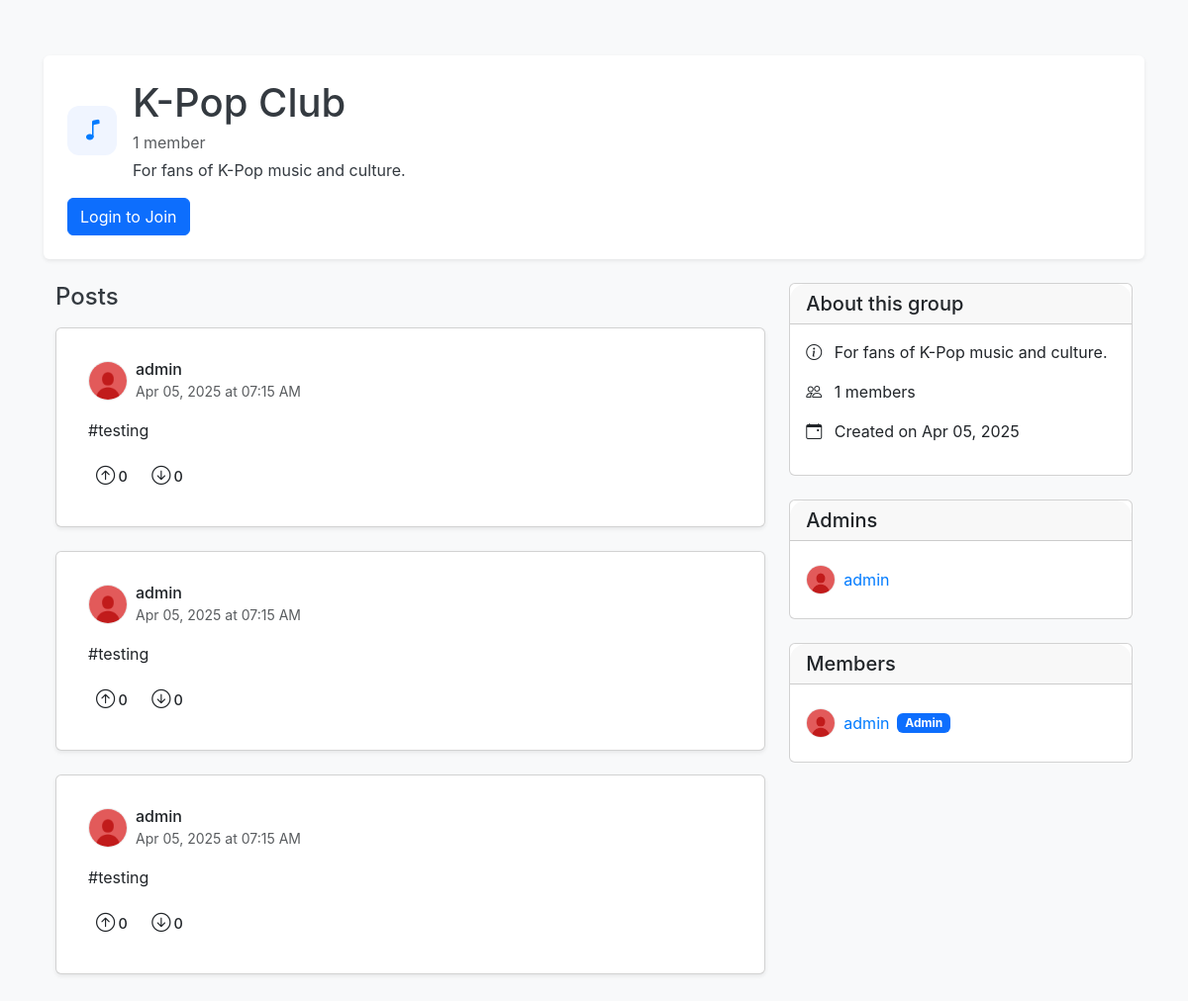
The app's page /groups/2d4a59db-3d94-4067-9167-8c7bf621c066 with its own data.
### app.py (models this page shows, shortened)
class Group(db.Model):
    id = db.Column(db.String(36), primary_key=True, default=lambda: str(uuid.uuid4()))
    name = db.Column(db.String(100), nullable=False)
    description = db.Column(db.Text, nullable=True)
    icon = db.Column(db.String(50), nullable=False, default='people')
    created_at = db.Column(db.DateTime, default=get_est_time)
    created_by = db.Column(db.String(36), db.ForeignKey('user.id'), nullable=False)
    posts = db.relationship('GroupPost', backref='group', lazy=True)
    @property
    def members_count(self):
        return self.members.count()

class GroupPost(db.Model):
    id = db.Column(db.String(36), primary_key=True, default=lambda: str(uuid.uuid4()))
    content = db.Column(db.Text, nullable=False)
    image_url = db.Column(db.String(500), nullable=True)
    created_at = db.Column(db.DateTime, default=get_est_time)
    user_id = db.Column(db.String(36), db.ForeignKey('user.id'), nullable=False)
    group_id = db.Column(db.String(36), db.ForeignKey('group.id'), nullable=False)
    upvotes = db.Column(db.Integer, default=0)
    downvotes = db.Column(db.Integer, default=0)

class User(db.Model, UserMixin):
    id = db.Column(db.String(36), primary_key=True, default=lambda: str(uuid.uuid4()))
    username = db.Column(db.String(80), unique=True, nullable=False)
    email = db.Column(db.String(120), unique=True, nullable=False)
    password = db.Column(db.String(200), nullable=False)
    avatar_url = db.Column(db.String(500), nullable=True, default='/static/default_avatar.jpg')
    bio = db.Column(db.Text, nullable=True)
    created_at = db.Column(db.DateTime, default=get_est_time)
    posts = db.relationship('Post', backref='user', lazy=True)
    group_posts = db.relationship('GroupPost', backref='user', lazy=True)
    groups = db.relationship('Group', secondary=group_members, backref=db.backref('members', lazy='dynamic'))

### tables this page shows
CREATE TABLE group_members (
	user_id VARCHAR(36) NOT NULL, 
	group_id VARCHAR(36) NOT NULL, 
	is_admin BOOLEAN, 
	joined_at DATETIME, 
	PRIMARY KEY (user_id, group_id), 
	FOREIGN KEY(user_id) REFERENCES user (id), 
	FOREIGN KEY(group_id) REFERENCES "group" (id)
);

### routes.py (the view)
@app.route('/groups/<group_id>')
def group_detail(group_id):
    group = Group.query.get_or_404(group_id)
    members_data = db.session.query(User, group_members.c.is_admin) \
        .join(group_members, User.id == group_members.c.user_id) \
        .filter(group_members.c.group_id == group_id) \
        .all()
    members = [
        {
            'id': user.id,
            'username': user.username,
            'avatar_url': user.avatar_url,
            'is_admin': is_admin
        }
        for user, is_admin in members_data
    ]
    admins = [member for member in members if member['is_admin']]
    posts = GroupPost.query.filter_by(group_id=group_id).order_by(GroupPost.created_at.desc()).all()
    is_member = current_user.is_authenticated and group.is_member(current_user)
    is_admin = current_user.is_authenticated and group.is_admin(current_user)
    return render_template(
        'group_detail.html',
        group=group,
        posts=posts,
        members=members,
        admins=admins,
        is_member=is_member,
        is_admin=is_admin
    )

### app.py (called while the page is built)
@app.context_processor
def inject_popular_groups():
    def get_popular_groups(limit=3):
        groups = Group.query.all()
        groups_sorted = sorted(
            groups,
            key=lambda g: g.members.count(),  # This properly counts the members
            reverse=True
        )
        return groups_sorted[:limit]
    return dict(get_popular_groups=get_popular_groups)

### templates/group_detail.html (shortened to what this page needs)
{% extends "base.html" %}
{% block content %}
<div class="container py-4">
    <div class="group-header mb-4">
        <div class="d-flex align-items-center">
            <div class="icon-wrapper me-3">
                <i class="bi bi-{{ group.icon }}"></i>
            </div>
            <div>
                <h1 class="mb-1">{{ group.name }}</h1>
                <p class="text-muted mb-1">{{ group.members_count }} {% if group.members_count == 1 %}member{% else %}members{% endif %}</p>
                <p class="mb-0">{{ group.description }}</p>
            </div>
        </div>
        <div class="mt-3">
            {% if current_user.is_authenticated %}
                {% if is_member %}
                    <form action="{{ url_for('leave_group', group_id=group.id) }}" method="post" class="d-inline">
                        <button type="submit" class="btn btn-outline-danger">Leave Group</button>
                    </form>
                {% else %}
                    <form action="{{ url_for('join_group', group_id=group.id) }}" method="post" class="d-inline">
                        <button type="submit" class="btn btn-primary">Join Group</button>
                    </form>
                {% endif %}
            {% else %}
                <a href="{{ url_for('login') }}" class="btn btn-primary">Login to Join</a>
            {% endif %}
        </div>
    </div>
    <div class="row">
        <div class="col-md-8">
            <h4 class="mb-3">Posts</h4>
            {% if not posts %}
                <div class="card mb-4">
                    <div class="card-body text-center py-5">
                        <i class="bi bi-chat-square-text fs-1 text-muted mb-3"></i>
                        <h5>No posts yet</h5>
                        <p class="text-muted">Be the first to share something with this group!</p>
                    </div>
                </div>
            {% else %}
                {% for post in posts %}
                <div class="card mb-4 post-card" id="post-{{ post.id }}">
                    <div class="card-body">
                        <div class="d-flex align-items-center mb-3">
                            <img src="{{ post.user.avatar_url }}" alt="{{ post.user.username }}" class="avatar me-2">
                            <div>
                                <h6 class="mb-0">{{ post.user.username }}</h6>
                                <small class="text-muted">{{ post.created_at.strftime('%b %d, %Y at %I:%M %p') }}</small>
                            </div>
                        </div>
                        <p class="card-text">{{ post.content }}</p>
                        <div class="d-flex align-items-center mt-3">
                            <div class="vote-buttons" data-post-id="{{ post.id }}" data-post-type="group">
                                <button class="btn btn-sm btn-vote upvote me-1" data-vote="upvote">
                                    <i class="bi bi-arrow-up-circle"></i>
                                    <span class="upvote-count">{{ post.upvotes }}</span>
                                </button>
                                <button class="btn btn-sm btn-vote downvote" data-vote="downvote">
                                    <i class="bi bi-arrow-down-circle"></i>
                                    <span class="downvote-count">{{ post.downvotes }}</span>
                                </button>
                            </div>
                        </div>
                    </div>
                </div>
                {% endfor %}
            {% endif %}
        </div>
        <div class="col-md-4">
            <div class="card mb-4">
                <div class="card-header">
                    <h5 class="mb-0">About this group</h5>
                </div>
                <div class="card-body">
                    <p><i class="bi bi-info-circle me-2"></i> {{ group.description }}</p>
                    <p><i class="bi bi-people me-2"></i> {{ group.members_count }} members</p>
                    <p><i class="bi bi-calendar-event me-2"></i> Created on {{ group.created_at.strftime('%b %d, %Y') }}</p>
                </div>
            </div>
            <div class="card mb-4">
                <div class="card-header">
                    <h5 class="mb-0">Admins</h5>
                </div>
                <div class="card-body">
                    <ul class="list-group list-group-flush">
                        {% for admin in admins %}
                        <li class="list-group-item px-0">
                            <div class="d-flex align-items-center">
                                <img src="{{ admin.avatar_url }}" alt="{{ admin.username }}" class="avatar small me-2">
                                <a href="{{ url_for('profile', user_id=admin.id) }}" class="text-decoration-none">{{ admin.username }}</a>
                            </div>
                        </li>
                        {% endfor %}
                    </ul>
                </div>
            </div>
            <div class="card">
                <div class="card-header">
                    <h5 class="mb-0">Members</h5>
                </div>
                <div class="card-body">
                    <ul class="list-group list-group-flush">
                        {% for member in members %}
                        <li class="list-group-item px-0">
                            <div class="d-flex align-items-center">
                                <img src="{{ member.avatar_url }}" alt="{{ member.username }}" class="avatar small me-2">
                                <a href="{{ url_for('profile', user_id=member.id) }}" class="text-decoration-none">{{ member.username }}</a>
                                {% if member.is_admin %}
                                <span class="badge bg-primary ms-2">Admin</span>
                                {% endif %}
                            </div>
                        </li>
                        {% endfor %}
                    </ul>
                </div>
            </div>
        </div>
    </div>
</div>
{% endblock %}

### static/css/style.css (style rules this page uses)
:root { --primary-color: #007bff; --secondary-color: #f0f5ff; --dark-color: #343a40; --light-color: #f8f9fa; --gray-color: #6c757d; --gray-light-color: #e9ecef; --success-color: #28a745; --danger-color: #dc3545; --border-radius: 0.375rem; --box-shadow: 0 0.125rem 0.25rem rgba(0, 0, 0, 0.075); --transition: all 0.3s ease; --upvote-color: #FF4500; --downvote-color: #7193FF; }
body { font-family: 'Inter', -apple-system, BlinkMacSystemFont, 'Segoe UI', Roboto, Oxygen, Ubuntu, Cantarell, 'Open Sans', 'Helvetica Neue', sans-serif; background-color: #f8f9fa; color: var(--dark-color); }
a { text-decoration: none; color: var(--primary-color); }
.row { margin: 0; }
.post-card { background-color: white; border-radius: var(--border-radius); box-shadow: var(--box-shadow); padding: 1rem; margin-bottom: 1rem; }
.icon-wrapper { width: 50px; height: 50px; border-radius: 12px; background-color: var(--secondary-color); display: flex; align-items: center; justify-content: center; margin-right: 15px; }
.icon-wrapper i { font-size: 1.5rem; color: var(--primary-color); }
.group-header { background-color: white; border-radius: var(--border-radius); box-shadow: var(--box-shadow); padding: 1.5rem; }
.btn-vote { background-color: transparent; border: none; font-weight: bold; padding: 0.25rem 0.5rem; transition: all 0.2s; display: inline-flex; align-items: center; border-radius: 4px; }
.btn-vote i { font-size: 1.2rem; margin-right: 0.2rem; }
.upvote-count, .downvote-count { font-size: 0.9rem; font-weight: 500; }
.btn-vote i, .btn-vote span { transition: color 0.15s ease-in-out; }
.avatar { width: 40px; height: 40px; border-radius: 50%; object-fit: cover; object-position: center; border: 1px solid #eaeaea; }
.avatar.me-2 { flex-shrink: 0; }
.avatar.small { width: 30px; height: 30px; }
img.avatar, img.avatar-sm, img.avatar-small, img.profile-avatar { max-width: 100%; max-height: 100%; display: block; }
.card-body { background-color: var(--bg-card); border-radius: 0.5rem; }
.card-header:first-child { border-top-left-radius: 1rem; border-top-right-radius: 1rem; }
:root { --primary-color: #007bff; --secondary-color: #f0f5ff; --dark-color: #343a40; --light-color: #f8f9fa; --gray-color: #6c757d; --gray-light-color: #e9ecef; --success-color: #28a745; --danger-color: #dc3545; --border-radius: 0.375rem; --box-shadow: 0 0.125rem 0.25rem rgba(0, 0, 0, 0.075); --transition: all 0.3s ease; --upvote-color: #FF4500; --downvote-color: #7193FF; --bg-main: #f8f9fa; --bg-card: #ffffff; --bg-sidebar: #ffffff; --text-main: #343a40; --text-secondary: #6c757d; --border-color: #e9ecef; }
body { font-family: 'Inter', -apple-system, BlinkMacSystemFont, 'Segoe UI', Roboto, Oxygen, Ubuntu, Cantarell, 'Open Sans', 'Helvetica Neue', sans-serif; background-color: var(--bg-main); color: var(--text-main); transition: background-color 0.3s ease, color 0.3s ease; }
.post-create-card, .post-card, .empty-state, .form-card, .group-header, .group-card { background-color: var(--bg-card); box-shadow: var(--box-shadow); }
.icon-wrapper { background-color: var(--secondary-color); }

### records on screen
Group: name "K-Pop Club", description "For fans of K-Pop music and culture.", created_at "Apr 05, 2025"
GroupPost: user.avatar_url (placeholder picture), user.username "admin", created_at "Apr 05, 2025 at 07:15 AM", content "#testing", upvotes "0", downvotes "0"
GroupPost: user.avatar_url (placeholder picture), user.username "admin", created_at "Apr 05, 2025 at 07:15 AM", content "#testing", upvotes "0", downvotes "0"
GroupPost: user.avatar_url (placeholder picture), user.username "admin", created_at "Apr 05, 2025 at 07:15 AM", content "#testing", upvotes "0", downvotes "0"
group_members: avatar_url (placeholder picture), username "admin"

### other values on screen
{{ group.members_count }} "1"
